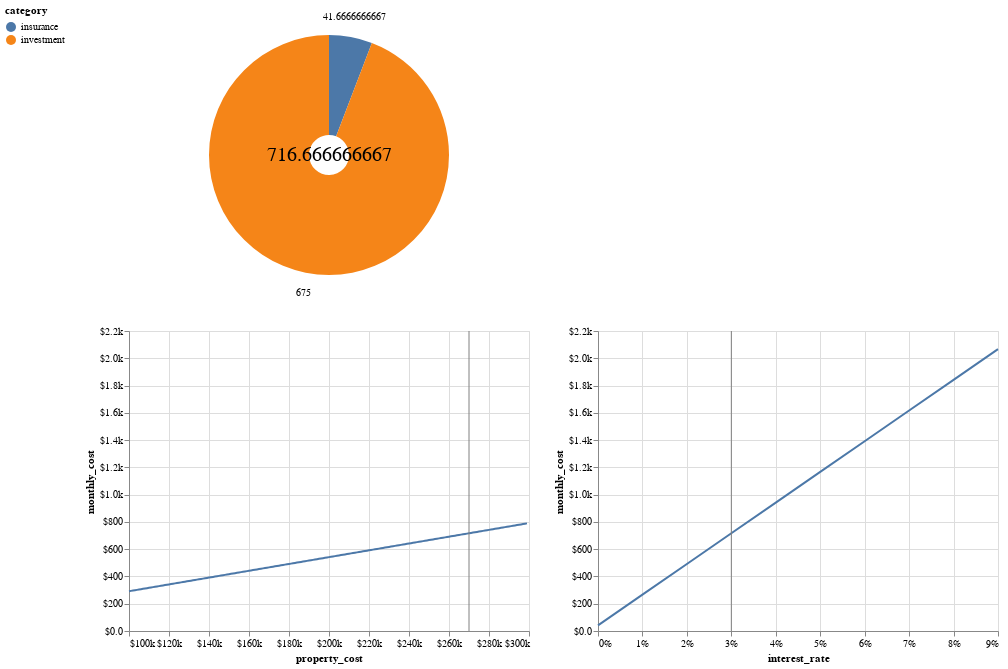

The notebook cell saved with this chart:
### Markdown cell above
Start with monthly cost vs proprety cost

### Code cell
property_cost = alt.sequence(
    100 * 1000,
    300 * 1000,
    1000,
    as_='property_cost'
)
interest_rate = alt.sequence(
    0,
    0.10,
    0.01,
    as_='interest_rate'
)

insurance_slider = alt.binding_range(min=300, max=800, step=100)

select_insurance = alt.selection_single(
    name="insurance",
    fields=['insurance'],
    bind=insurance_slider,
    init={'insurance': 500}
)


nearest_property_cost = alt.selection(
    type='single',
    on='mouseover',
    nearest=True,
    fields=['property_cost'],
    init={'property_cost': 270 * 1000}
)
nearest_interest_rate = alt.selection(
    type='single',
    on='mouseover',
    nearest=True,
    fields=['interest_rate'],
    init={'interest_rate': 0.03}
)



property_cost_line = alt.Chart(property_cost).transform_calculate(
    monthly_cost=(alt.datum.property_cost * nearest_interest_rate.interest_rate) / 12  + select_insurance.insurance /12
).mark_line().encode(
    alt.X('property_cost:Q', axis=alt.Axis(format='$.2s')),
    alt.Y('monthly_cost:Q', axis=alt.Axis(format='$.2s')),
).add_selection(
    select_insurance
)

interest_rate_line = alt.Chart(interest_rate).transform_calculate(
    monthly_cost=(nearest_property_cost.property_cost * alt.datum.interest_rate) / 12  + select_insurance.insurance / 12
).mark_line().encode(
    alt.X('interest_rate:Q', axis=alt.Axis(format='%')),
    alt.Y('monthly_cost:Q', axis=alt.Axis(format='$.2s')),
)

# Transparent selectors across the chart. This is what tells us
# the x-value of the cursor
property_cost_selectors = alt.Chart(property_cost).mark_point().encode(
    x='property_cost:Q',
    opacity=alt.value(0),
).add_selection(
    nearest_property_cost
)

interest_rate_selectors = alt.Chart(interest_rate).mark_point().encode(
    x='interest_rate:Q',
    opacity=alt.value(0),
).add_selection(
    nearest_interest_rate
)



# Draw a rule at the location of the selection
property_cost_rules = alt.Chart(property_cost).mark_rule(color='gray').encode(
    x='property_cost:Q',
).transform_filter(
    nearest_property_cost
)
interest_rate_rules = alt.Chart(interest_rate).mark_rule(color='gray').encode(
    x='interest_rate:Q',
).transform_filter(
    nearest_interest_rate
)

source = alt.Chart(
    alt.InlineData([
        {"category": "insurance"},
        {"category": "investment"}
    ])
).transform_calculate(
    cost=alt.expr.if_(
        alt.datum.category == 'insurance',
        select_insurance.insurance / 12,
        alt.expr.if_(
            alt.datum.category == 'investment',
            nearest_interest_rate.interest_rate * nearest_property_cost.property_cost / 12,
            None
        )
    )
)


base = source.encode(
    theta=alt.Theta("cost:Q", stack=True),
    tooltip=['category:N', 'cost:Q']
)

pie = base.mark_arc(
    innerRadius=20,
    outerRadius=120
).encode(
    color=alt.Color(
        "category:N",
        legend=alt.Legend(
            orient='left'
        )
    ),
)
text = base.mark_text(
    radius=140,
    size=10
).encode(text="cost:Q")


sum_text = source.mark_text(radius=0, size=20).encode(
    alt.Text("cost:Q", aggregate='sum')
)




chart = alt.vconcat(
    pie + text + sum_text,
    alt.concat(
        alt.layer(property_cost_line, property_cost_selectors, property_cost_rules),
        alt.layer(interest_rate_line, interest_rate_selectors, interest_rate_rules),
        columns=2
    ).resolve_scale(
        y='shared'
    )
)
chart.save('index.html')
chart

### Figure 1 — Vega-Lite specification as saved in the notebook (floating-point values rounded to 4 significant figures)
{"config": {"view": {"continuousWidth": 400, "continuousHeight": 300}}, "vconcat": [{"layer": [{"mark": {"type": "arc", "innerRadius": 20, "outerRadius": 120}, "encoding": {"color": {"field": "category", "legend": {"orient": "left"}, "type": "nominal"}, "theta": {"field": "cost", "stack": true, "type": "quantitative"}, "tooltip": [{"field": "category", "type": "nominal"}, {"field": "cost", "type": "quantitative"}]}, "transform": [{"calculate": "if((datum.category === 'insurance'),(insurance.insurance / 12),if((datum.category === 'investment'),((selector128.interest_rate * selector127.property_cost) / 12),null))", "as": "cost"}]}, {"mark": {"type": "text", "radius": 140, "size": 10}, "encoding": {"text": {"field": "cost", "type": "quantitative"}, "theta": {"field": "cost", "stack": true, "type": "quantitative"}, "tooltip": [{"field": "category", "type": "nominal"}, {"field": "cost", "type": "quantitative"}]}, "transform": [{"calculate": "if((datum.category === 'insurance'),(insurance.insurance / 12),if((datum.category === 'investment'),((selector128.interest_rate * selector127.property_cost) / 12),null))", "as": "cost"}]}, {"mark": {"type": "text", "radius": 0, "size": 20}, "encoding": {"text": {"aggregate": "sum", "field": "cost", "type": "quantitative"}}, "transform": [{"calculate": "if((datum.category === 'insurance'),(insurance.insurance / 12),if((datum.category === 'investment'),((selector128.interest_rate * selector127.property_cost) / 12),null))", "as": "cost"}]}], "data": {"name": "data-552b11009f962d713ec466f1486f5381"}}, {"concat": [{"layer": [{"mark": "line", "encoding": {"x": {"axis": {"format": "$.2s"}, "field": "property_cost", "type": "quantitative"}, "y": {"axis": {"format": "$.2s"}, "field": "monthly_cost", "type": "quantitative"}}, "selection": {"insurance": {"type": "single", "fields": ["insurance"], "bind": {"input": "range", "max": 800, "min": 300, "step": 100}, "init": {"insurance": 500}}}, "transform": [{"calculate": "(((datum.property_cost * selector128.interest_rate) / 12) + (insurance.insurance / 12))", "as": "monthly_cost"}]}, {"mark": "point", "encoding": {"opacity": {"value": 0}, "x": {"field": "property_cost", "type": "quantitative"}}, "selection": {"selector127": {"type": "single", "on": "mouseover", "nearest": true, "fields": ["property_cost"], "init": {"property_cost": 270000}}}}, {"mark": {"type": "rule", "color": "gray"}, "encoding": {"x": {"field": "property_cost", "type": "quantitative"}}, "transform": [{"filter": {"selection": "selector127"}}]}], "data": {"sequence": {"start": 100000, "stop": 300000, "step": 1000, "as": "property_cost"}}}, {"layer": [{"mark": "line", "encoding": {"x": {"axis": {"format": "%"}, "field": "interest_rate", "type": "quantitative"}, "y": {"axis": {"format": "$.2s"}, "field": "monthly_cost", "type": "quantitative"}}, "transform": [{"calculate": "(((selector127.property_cost * datum.interest_rate) / 12) + (insurance.insurance / 12))", "as": "monthly_cost"}]}, {"mark": "point", "encoding": {"opacity": {"value": 0}, "x": {"field": "interest_rate", "type": "quantitative"}}, "selection": {"selector128": {"type": "single", "on": "mouseover", "nearest": true, "fields": ["interest_rate"], "init": {"interest_rate": 0.03}}}}, {"mark": {"type": "rule", "color": "gray"}, "encoding": {"x": {"field": "interest_rate", "type": "quantitative"}}, "transform": [{"filter": {"selection": "selector128"}}]}], "data": {"sequence": {"start": 0, "stop": 0.1, "step": 0.01, "as": "interest_rate"}}}], "columns": 2, "resolve": {"scale": {"y": "shared"}}}], "$schema": "https://vega.github.io/schema/vega-lite/v4.17.0.json", "datasets": {"data-552b11009f962d713ec466f1486f5381": [{"category": "insurance"}, {"category": "investment"}]}}
